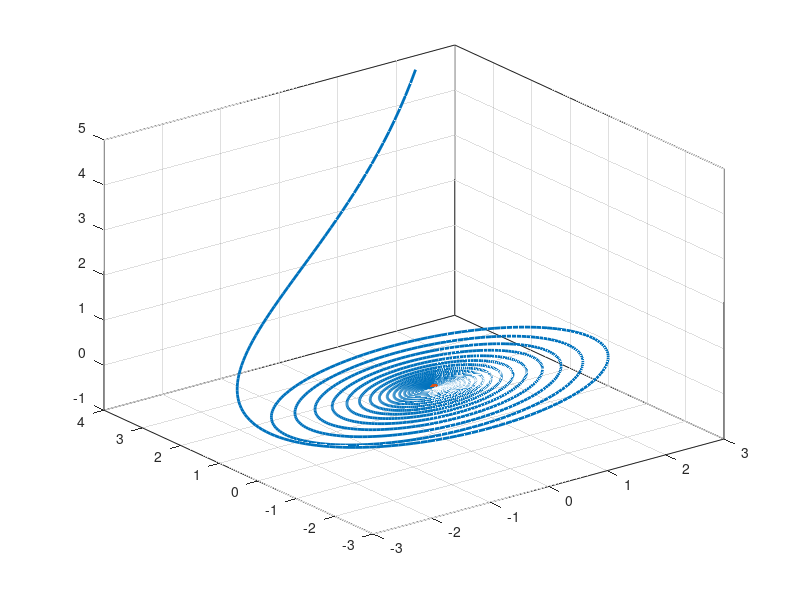

Recreate this plot in MATLAB.
l1 = -0.1+4*1i;
l2 = conj(l1);
l3 = -5;

wp = [1, 1, 0]';
ws = [1, -1, 0.3]';
w1 = wp+1i*ws;
w2 = conj(w1);
w3 = [0, 1.5, 5]';

Lam = diag([l1, l2, l3]);
P = [w1, w2, w3];

A = P*Lam\P;

t = 0:0.01:50;

y1 = exp(Lam(1,1)*t);
y2 = exp(Lam(2,2)*t);
y3 = exp(Lam(3,3)*t);

x1 = P(1,1)*y1+P(1,2)*y2+P(1,3)*y3;
x2 = P(2,1)*y1+P(2,2)*y2+P(2,3)*y3;
x3 = P(3,1)*y1+P(3,2)*y2+P(3,3)*y3;

plot3(x1,x2,x3,'linewidth',2); set(gca,'box','on');grid
hold all
plot3(x1(end),x2(end),x3(end),'.','markersize',20);